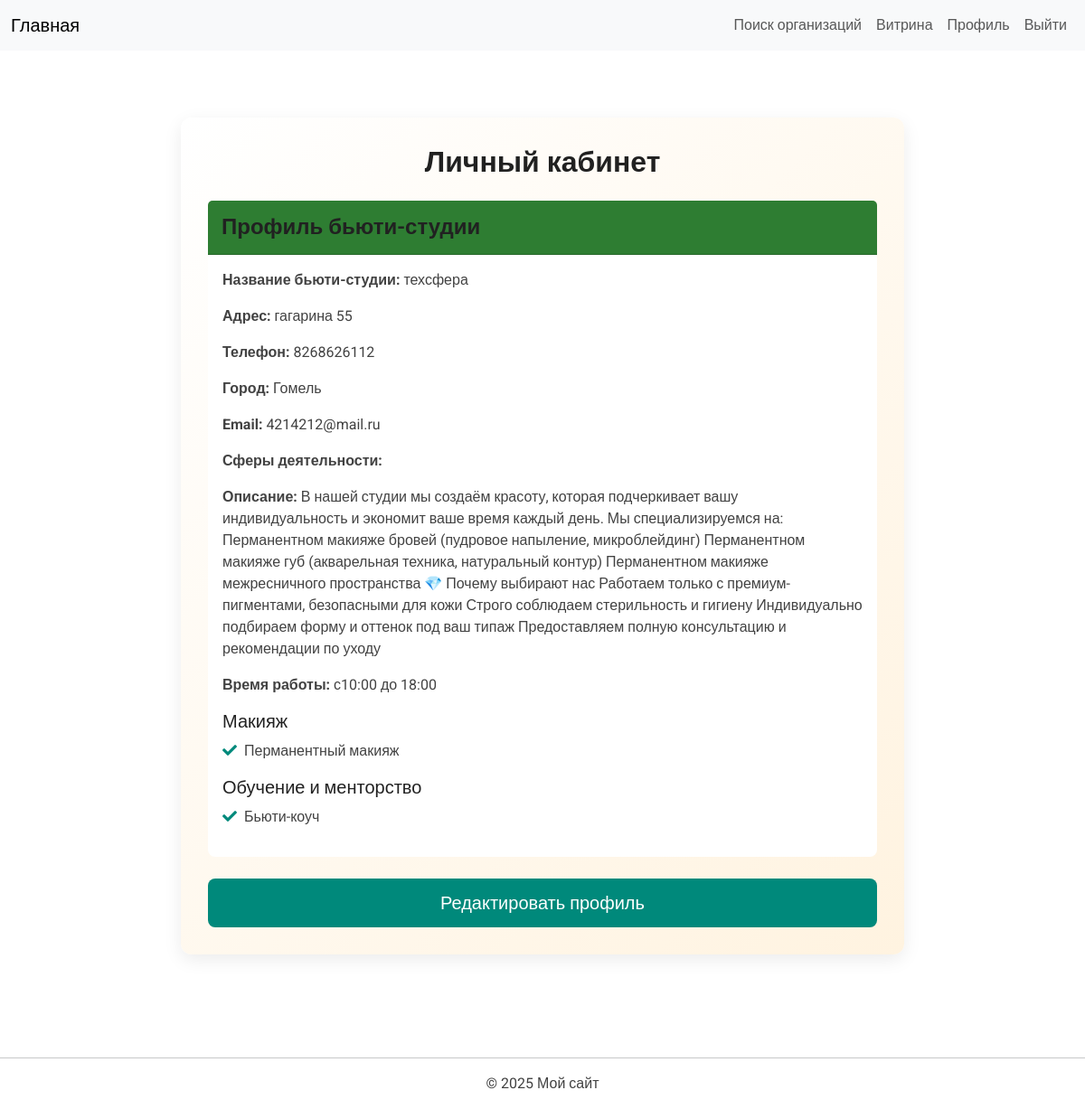
The page /accounts/profile/ (signed in) on the database as committed earlier.
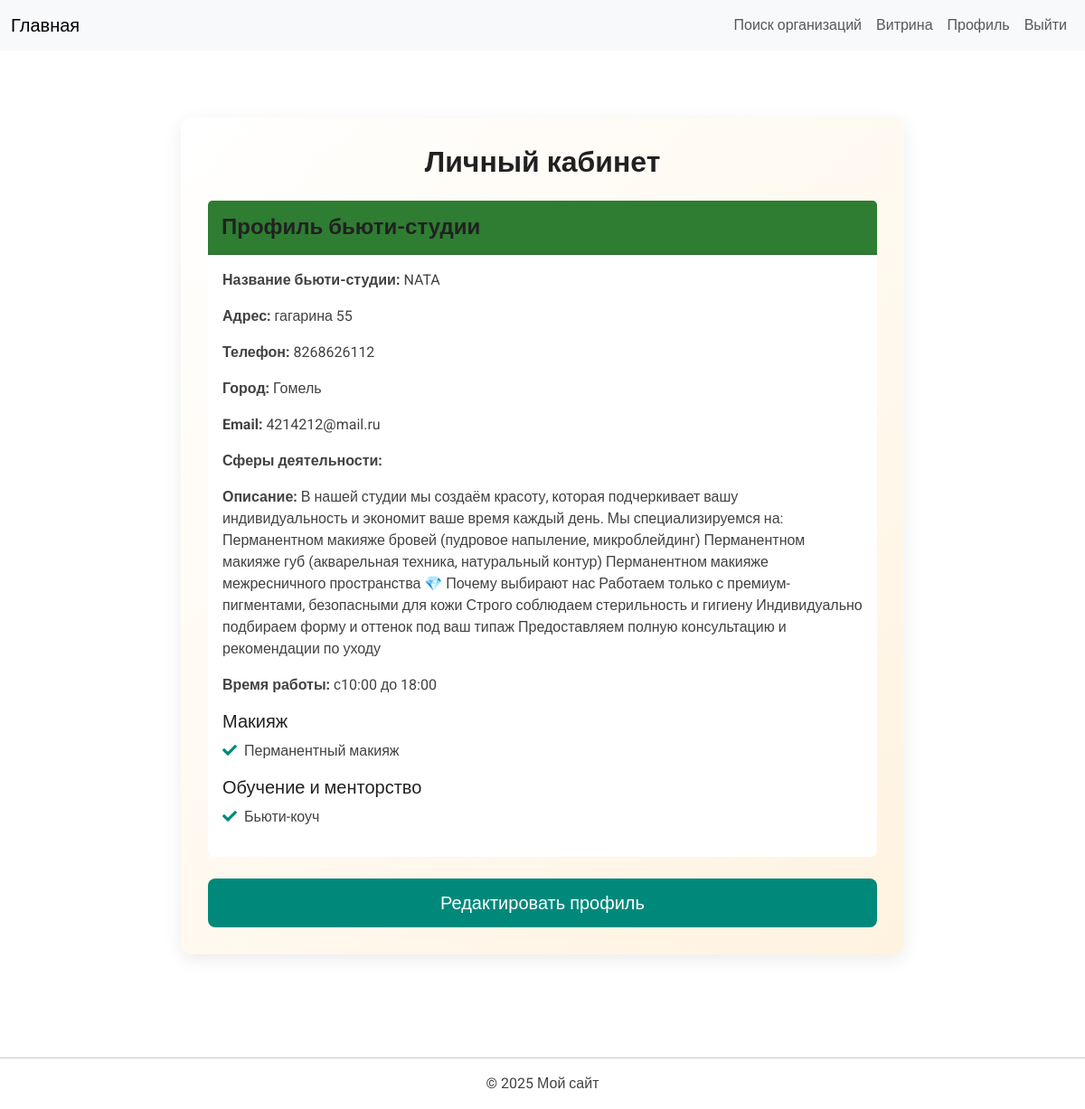
The same page on the database as committed later.
### accounts/models.py (models this page shows, shortened)
class WorkshopProfile(models.Model):
    user = models.OneToOneField(User, on_delete=models.CASCADE)
    workshop_name = models.CharField("Название бьюти-студии", max_length=100)
    workshop_address = models.CharField("Адрес", max_length=255)
    phone = models.CharField("Телефон бьюти-студии", max_length=20)
    city = models.CharField("Город", max_length=100, blank=True)
    description = models.TextField(blank=True, verbose_name='Описание')
    working_hours = models.CharField(max_length=255, blank=True, verbose_name='Время работы')
    activity_area = models.ManyToManyField(
        ActivityArea,
        verbose_name='Сферы деятельности'
    )
    class Meta:
        verbose_name = "Профиль бьюти-студии"
        verbose_name_plural = "Профили бьюти-студий"

### accounts/views.py (the view)
# urls.py: path('profile/', views.profile_view, name='profile'),
@login_required
def profile_view(request):
    try:
        client_profile = request.user.clientprofile
        is_client = True
    except ClientProfile.DoesNotExist:
        client_profile = None
        is_client = False
    try:
        workshop_profile = request.user.workshopprofile
        is_workshop = True
        CATEGORY_TRANSLATIONS = {
            'hair': 'Уход за волосами',
            'nails': 'Ногтевой сервис',
            'cosmetology': 'Косметология',
            'makeup': 'Макияж',
            'brows_lashes': 'Уход за бровями и ресницами',
            'epilation': 'Эпиляция и депиляция',
            'body': 'Массаж и уход за телом',
            'tattoo_piercing': 'Тату и пирсинг',
            'styling': 'Стилистика и имидж',
            'kids': 'Детская бьюти-сфера',
            'alternative': 'Альтернативные направления',
            'education': 'Обучение и менторство'
        }
        grouped_activities = OrderedDict()
        for activity in workshop_profile.activity_area.all():
            cat = CATEGORY_TRANSLATIONS.get(activity.category, activity.get_category_display())
            grouped_activities.setdefault(cat, []).append(activity)
    except WorkshopProfile.DoesNotExist:
        workshop_profile = None
        is_workshop = False
        grouped_activities = {}
    return render(request, 'accounts/profile.html', {
        'client_profile': client_profile,
        'workshop_profile': workshop_profile,
        'is_client': is_client,
        'is_workshop': is_workshop,
        'grouped_activities': grouped_activities,
        'user': request.user
    })

### accounts/context_processors.py (called while the page is built)
def user_type(request):
    if request.user.is_authenticated:
        try:
            request.user.workshopprofile
            return {'is_workshop': True, 'is_client': False}
        except WorkshopProfile.DoesNotExist:
            try:
                request.user.clientprofile
                return {'is_workshop': False, 'is_client': True}
            except ClientProfile.DoesNotExist:
                pass
    return {'is_workshop': False, 'is_client': False}

### accounts/templates/accounts/profile.html (shortened to what this page needs)
{% extends "base.html" %}
{% load static %}
{% block content %}
<div class="profile-container">
  <h2 class="text-center mb-4">Личный кабинет</h2>
  {% if is_client %}
    <div class="card mb-4">
      <div class="card-header">
        <h4>Профиль клиента</h4>
      </div>
      <div class="card-body">
        <p><strong>Имя:</strong> {{ client_profile.name|default:user.username }}</p>
        <p><strong>Email:</strong> {{ user.email }}</p>
        <p><strong>Телефон:</strong> {{ client_profile.phone }}</p>
        <p><strong>Город:</strong> {{ client_profile.city|default:"Не указано" }}</p>
      </div>
    </div>
  {% elif is_workshop %}
    <div class="card mb-4">
      <div class="card-header">
        <h4>Профиль бьюти-студии</h4>
      </div>
      <div class="card-body">
        <p><strong>Название бьюти-студии:</strong> {{ workshop_profile.workshop_name }}</p>
        <p><strong>Адрес:</strong> {{ workshop_profile.workshop_address }}</p>
        <p><strong>Телефон:</strong> {{ workshop_profile.phone }}</p>
        <p><strong>Город:</strong> {{ workshop_profile.city|default:"Не указано" }}</p>
        <p><strong>Email:</strong> {{ user.email }}</p>
        <p><strong>Сферы деятельности:</strong></p>
        <p><strong>Описание:</strong> {{ workshop_profile.description|default:"Не указано" }}</p>
        <p><strong>Время работы:</strong> {{ workshop_profile.working_hours|default:"Не указано" }}</p>
        {% if grouped_activities %}
          {% for category, activities in grouped_activities.items %}
            <h5>{{ category }}</h5>
            <ul class="activity-list">
              {% for activity in activities %}
                <li>{{ activity.name }}</li>
              {% endfor %}
            </ul>
          {% endfor %}
        {% else %}
          <p>Не указано</p>
        {% endif %}
      </div>
    </div>
  {% else %}
    <p class="text-center">Профиль не найден.</p>
  {% endif %}
  <a href="{% url 'accounts:edit_profile' %}" class="btn btn-primary btn-lg w-100">Редактировать профиль</a>
</div>
<link rel="stylesheet" href="https://cdnjs.cloudflare.com/ajax/libs/font-awesome/5.15.4/css/all.min.css">
{% endblock %}

Rows that differ between the two databases and show on the page:
changed WorkshopProfile "гагарина 55": workshop_name "техсфера" → "NATA"
